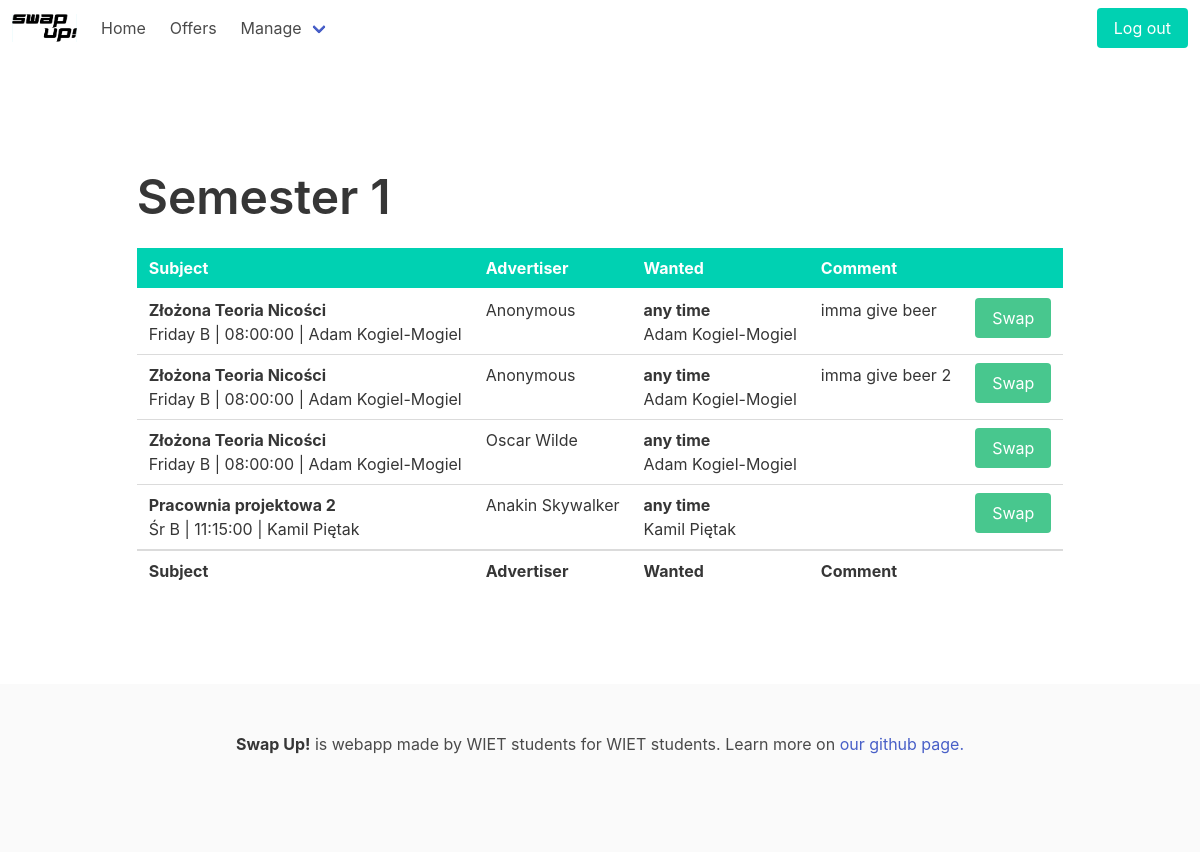
Page /exchange/manage/1 (signed in) on the committed database.
### exchange/models.py (models this page shows)
class Exchange(models.Model):
    class Semester(models.IntegerChoices):
        SEM1 = 1
        SEM2 = 2
        SEM3 = 3
        SEM4 = 4
        SEM5 = 5
        SEM6 = 6
        SEM7 = 7
        SEM8 = 8
        SEM9 = 9
        SEM10 = 10
    creation_date = models.DateField(null=True)
    modification_date = models.DateField(null=True)
    name = models.CharField(max_length=30, null=True)
    semester = models.IntegerField(choices=Semester.choices, null=True)

class Subject(models.Model):
    class Semester(models.IntegerChoices):
        SEM1 = 1
        SEM2 = 2
        SEM3 = 3
        SEM4 = 4
        SEM5 = 5
        SEM6 = 6
        SEM7 = 7
        SEM8 = 8
        SEM9 = 9
        SEM10 = 10
    subject_name = models.CharField(max_length=30, null=True)
    category = models.CharField(max_length=30, null=True)
    path = models.CharField(max_length=30, choices=PATHS, null=True)
    semester = models.IntegerField(choices=Semester.choices, null=True)
    mandatory = models.BooleanField(null=True)

class Offer(models.Model):
    STATES = [
        ('N', 'New'),
        ('P', 'Pending'),
        ('C', 'Closed')
    ]
    student = models.ForeignKey(Student, on_delete=models.CASCADE, null=True)
    exchange = models.ForeignKey(Exchange, on_delete=models.CASCADE, null=True)
    state = models.CharField(max_length=10, choices=STATES, default=STATES[0])
    unwanted_class = models.ForeignKey(Class, on_delete=models.CASCADE, related_name='unwanted_class', null=True)
    preferred_days = None
    preferred_times = None
    preferred_teachers = models.ManyToManyField(Teacher)
    additional_information = models.CharField(max_length=100, null=True)
    other_student = models.ForeignKey(User, on_delete=models.CASCADE, null=True)
    other_offer = models.IntegerField(null=True)

### exchange/views.py (the view)
# urls.py: path('manage/<int:exchange_id>', views.exhange, name='exchange')
@login_required
def exhange(request, exchange_id):
    name = ''
    items = []
    db_exchanges = Exchange.objects.all()
    for exchange in db_exchanges:
        if exchange.semester == exchange_id:
            name = exchange.name
    db_offers = Offer.objects.all()
    for offer in db_offers:
        item_dict = {
            "student": f'{offer.student.user.first_name} {offer.student.user.last_name}' if offer.student.user.first_name and offer.student.user.last_name else 'Anonymous',
            "subject": offer.unwanted_class.subject_id.subject_name if offer.unwanted_class.subject_id.subject_name else '',
            "time": f'{offer.unwanted_class.day} {offer.unwanted_class.week} | {offer.unwanted_class.time}' if offer.unwanted_class else '',
            "other_times": offer.preferred_days,
            "teacher": f'{offer.unwanted_class.teacher_id.first_name} {offer.unwanted_class.teacher_id.last_name}' if offer.unwanted_class.teacher_id else '',
            "other_teachers": ",".join([f'{teacher.first_name} {teacher.last_name}' for teacher in offer.preferred_teachers.all()]),
            "comment": offer.additional_information if offer.additional_information else None,
        }
        items.append(item_dict)
    return render(request, 'exchange/exchange.html', {'items': items, 'name': name})

### exchange/templates/exchange/exchange.html
{% extends 'base.html' %}
{% block content %}
<div class="container is-max-desktop">
    <p class="title is-1"> {{name}} </p>
    <table class='table'>
        <thead>
        <tr class="is-selected">
            <th>Subject</th>
            <th>Advertiser</th>
            <th>Wanted</th>
            <th>Comment</th>
            <th></th>
        </tr>
        </thead>
        <tfoot>
        <tr>
            <th>Subject</th>
            <th>Advertiser</th>
            <th>Wanted</th>
            <th>Comment</th>
            <th></th>
        </tr>
        </tfoot>
        <tbody>
        {% for item in items %}
        <tr>
            <td>
                <strong>{{item.subject}}</strong>
                <p>{{item.time}} | {{item.teacher}}</p>
            </td>
            <td>
                {% if item.student %}
                {{item.student}}
                {% endif %}
            </td>
            <td>
                <strong>
                    {% if item.other_times %}
                    {{item.other_times}}
                    {% else %}
                    any time
                    {% endif %}
                </strong>
                <p>
                    {% if item.other_teachers %}
                    {{item.other_teachers}}
                    {% else %}
                    any teacher
                    {% endif %}
                </p>
            </td>
            <td>
                {% if item.comment %}
                {{item.comment}}
                {% endif %}
            </td>
            <td>
                <button class="button is-success">
                    Swap
                </button>
            </td>
        </tr>
        {% endfor %}
        </tbody>
    </table>
</div>
{% endblock %}

### rows in the picture
Exchange: name "Semester 1"
Subject: subject "Złożona Teoria Nicości" "Złożona Teoria Nicości" "Złożona Teoria Nicości"
Offer: comment "imma give beer"
Offer: comment "imma give beer 2"
Subject: subject "Pracownia projektowa 2"

### other values in the picture
{{ item.time }} "Friday B | 08:00:00" "Friday B | 08:00:00" "Friday B | 08:00:00" "Śr B | 11:15:00"
{{ item.teacher }} "Adam Kogiel-Mogiel" "Adam Kogiel-Mogiel" "Adam Kogiel-Mogiel" "Kamil Piętak"
{{ item.student }} "Anonymous" "Anonymous" "Oscar Wilde" "Anakin Skywalker"
{{ item.other_teachers }} "Adam Kogiel-Mogiel" "Adam Kogiel-Mogiel" "Adam Kogiel-Mogiel" "Kamil Piętak"
